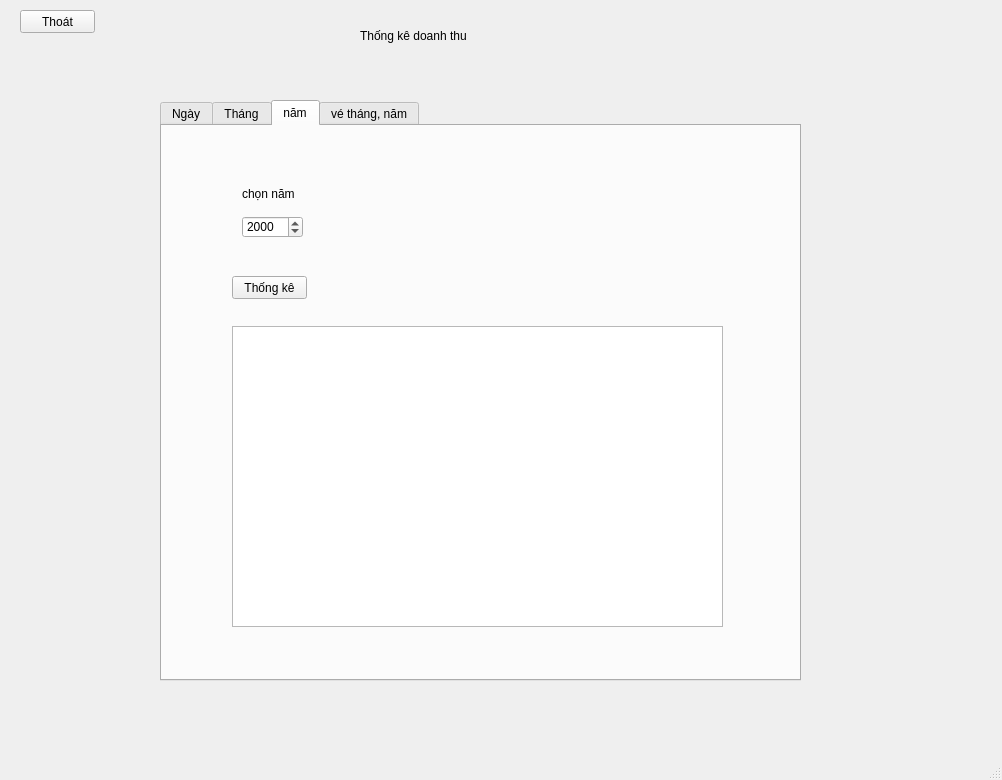
<?xml version="1.0" encoding="UTF-8"?>
<ui version="4.0">
 <class>MainWindow</class>
 <widget class="QMainWindow" name="MainWindow">
  <property name="geometry">
   <rect>
    <x>0</x>
    <y>0</y>
    <width>1002</width>
    <height>780</height>
   </rect>
  </property>
  <property name="windowTitle">
   <string>MainWindow</string>
  </property>
  <widget class="QWidget" name="centralwidget">
   <widget class="QTabWidget" name="tabWidget">
    <property name="geometry">
     <rect>
      <x>160</x>
      <y>100</y>
      <width>641</width>
      <height>581</height>
     </rect>
    </property>
    <property name="currentIndex">
     <number>2</number>
    </property>
    <widget class="QWidget" name="tabDailyRevenue">
     <attribute name="title">
      <string>Ngày</string>
     </attribute>
     <widget class="QLabel" name="label_2">
      <property name="geometry">
       <rect>
        <x>50</x>
        <y>40</y>
        <width>61</width>
        <height>20</height>
       </rect>
      </property>
      <property name="text">
       <string>từ ngày</string>
      </property>
     </widget>
     <widget class="QLabel" name="label_3">
      <property name="geometry">
       <rect>
        <x>210</x>
        <y>40</y>
        <width>61</width>
        <height>20</height>
       </rect>
      </property>
      <property name="text">
       <string>đến ngày</string>
      </property>
     </widget>
     <widget class="QDateEdit" name="dateEditFrom">
      <property name="geometry">
       <rect>
        <x>50</x>
        <y>70</y>
        <width>110</width>
        <height>22</height>
       </rect>
      </property>
     </widget>
     <widget class="QDateEdit" name="dateEditTo">
      <property name="geometry">
       <rect>
        <x>210</x>
        <y>70</y>
        <width>110</width>
        <height>22</height>
       </rect>
      </property>
     </widget>
     <widget class="QPushButton" name="btnDailyRevenue">
      <property name="geometry">
       <rect>
        <x>50</x>
        <y>120</y>
        <width>91</width>
        <height>31</height>
       </rect>
      </property>
      <property name="text">
       <string>Thống kê</string>
      </property>
     </widget>
     <widget class="QTableWidget" name="tableDailyRevenue">
      <property name="geometry">
       <rect>
        <x>50</x>
        <y>180</y>
        <width>521</width>
        <height>291</height>
       </rect>
      </property>
     </widget>
     <widget class="QLabel" name="lblTotalDailyRevenue">
      <property name="geometry">
       <rect>
        <x>170</x>
        <y>480</y>
        <width>241</width>
        <height>16</height>
       </rect>
      </property>
      <property name="text">
       <string/>
      </property>
     </widget>
    </widget>
    <widget class="QWidget" name="tabMonthlyRevenue">
     <attribute name="title">
      <string>Tháng</string>
     </attribute>
     <widget class="QLabel" name="lblSelectMonth">
      <property name="geometry">
       <rect>
        <x>60</x>
        <y>30</y>
        <width>71</width>
        <height>16</height>
       </rect>
      </property>
      <property name="text">
       <string>chọn tháng</string>
      </property>
     </widget>
     <widget class="QLabel" name="lblSelectYearMonth">
      <property name="geometry">
       <rect>
        <x>180</x>
        <y>30</y>
        <width>71</width>
        <height>16</height>
       </rect>
      </property>
      <property name="text">
       <string>chọn năm</string>
      </property>
     </widget>
     <widget class="QComboBox" name="comboBoxMonth">
      <property name="geometry">
       <rect>
        <x>60</x>
        <y>70</y>
        <width>91</width>
        <height>22</height>
       </rect>
      </property>
      <item>
       <property name="text">
        <string>tháng 1</string>
       </property>
      </item>
      <item>
       <property name="text">
        <string>tháng 2</string>
       </property>
      </item>
      <item>
       <property name="text">
        <string>tháng 3</string>
       </property>
      </item>
      <item>
       <property name="text">
        <string>tháng 4</string>
       </property>
      </item>
      <item>
       <property name="text">
        <string>tháng 5</string>
       </property>
      </item>
      <item>
       <property name="text">
        <string>tháng 6</string>
       </property>
      </item>
      <item>
       <property name="text">
        <string>tháng 7</string>
       </property>
      </item>
      <item>
       <property name="text">
        <string>tháng 8</string>
       </property>
      </item>
      <item>
       <property name="text">
        <string>tháng 9</string>
       </property>
      </item>
      <item>
       <property name="text">
        <string>tháng 10</string>
       </property>
      </item>
      <item>
       <property name="text">
        <string>tháng 11</string>
       </property>
      </item>
      <item>
       <property name="text">
        <string>tháng 12</string>
       </property>
      </item>
     </widget>
     <widget class="QDateTimeEdit" name="dateTimeEditYearMonth">
      <property name="geometry">
       <rect>
        <x>180</x>
        <y>70</y>
        <width>61</width>
        <height>22</height>
       </rect>
      </property>
      <property name="displayFormat">
       <string>yyyy</string>
      </property>
     </widget>
     <widget class="QPushButton" name="btnMonthlyRevenue">
      <property name="geometry">
       <rect>
        <x>60</x>
        <y>110</y>
        <width>75</width>
        <height>23</height>
       </rect>
      </property>
      <property name="text">
       <string>Thống kê</string>
      </property>
     </widget>
     <widget class="QTableWidget" name="tableMonthlyRevenue">
      <property name="geometry">
       <rect>
        <x>60</x>
        <y>170</y>
        <width>431</width>
        <height>311</height>
       </rect>
      </property>
     </widget>
     <widget class="QLabel" name="lblTotalMonthlyRevenue">
      <property name="geometry">
       <rect>
        <x>150</x>
        <y>490</y>
        <width>221</width>
        <height>16</height>
       </rect>
      </property>
      <property name="text">
       <string/>
      </property>
     </widget>
    </widget>
    <widget class="QWidget" name="tabYearlyRevenue">
     <attribute name="title">
      <string>năm</string>
     </attribute>
     <widget class="QLabel" name="lblSelectYear">
      <property name="geometry">
       <rect>
        <x>80</x>
        <y>60</y>
        <width>71</width>
        <height>16</height>
       </rect>
      </property>
      <property name="text">
       <string>chọn năm</string>
      </property>
     </widget>
     <widget class="QDateTimeEdit" name="spinBoxYear">
      <property name="geometry">
       <rect>
        <x>80</x>
        <y>90</y>
        <width>61</width>
        <height>22</height>
       </rect>
      </property>
      <property name="displayFormat">
       <string>yyyy</string>
      </property>
     </widget>
     <widget class="QPushButton" name="btnYearlyRevenue">
      <property name="geometry">
       <rect>
        <x>70</x>
        <y>150</y>
        <width>75</width>
        <height>23</height>
       </rect>
      </property>
      <property name="text">
       <string>Thống kê</string>
      </property>
     </widget>
     <widget class="QTableWidget" name="tableYearlyRevenue">
      <property name="geometry">
       <rect>
        <x>70</x>
        <y>200</y>
        <width>491</width>
        <height>301</height>
       </rect>
      </property>
     </widget>
     <widget class="QLabel" name="lblTotalYearlyRevenue">
      <property name="geometry">
       <rect>
        <x>190</x>
        <y>510</y>
        <width>241</width>
        <height>16</height>
       </rect>
      </property>
      <property name="text">
       <string/>
      </property>
     </widget>
    </widget>
    <widget class="QWidget" name="tabMonthlyTicketRevenue">
     <attribute name="title">
      <string>vé tháng, năm</string>
     </attribute>
     <widget class="QLabel" name="lblSelectMonth_3">
      <property name="geometry">
       <rect>
        <x>80</x>
        <y>60</y>
        <width>71</width>
        <height>16</height>
       </rect>
      </property>
      <property name="text">
       <string>chọn tháng</string>
      </property>
     </widget>
     <widget class="QLabel" name="lblSelectYearMonth_3">
      <property name="geometry">
       <rect>
        <x>200</x>
        <y>60</y>
        <width>71</width>
        <height>16</height>
       </rect>
      </property>
      <property name="text">
       <string>chọn năm</string>
      </property>
     </widget>
     <widget class="QDateTimeEdit" name="spinBoxYearMonthlyTicket">
      <property name="geometry">
       <rect>
        <x>200</x>
        <y>100</y>
        <width>61</width>
        <height>22</height>
       </rect>
      </property>
      <property name="displayFormat">
       <string>yyyy</string>
      </property>
     </widget>
     <widget class="QComboBox" name="comboBoxMonthMonthlyTicket">
      <property name="geometry">
       <rect>
        <x>80</x>
        <y>100</y>
        <width>91</width>
        <height>22</height>
       </rect>
      </property>
      <item>
       <property name="text">
        <string>tháng 1</string>
       </property>
      </item>
      <item>
       <property name="text">
        <string>tháng 2</string>
       </property>
      </item>
      <item>
       <property name="text">
        <string>tháng 3</string>
       </property>
      </item>
      <item>
       <property name="text">
        <string>tháng 4</string>
       </property>
      </item>
      <item>
       <property name="text">
        <string>tháng 5</string>
       </property>
      </item>
      <item>
       <property name="text">
        <string>tháng 6</string>
       </property>
      </item>
      <item>
       <property name="text">
        <string>tháng 7</string>
       </property>
      </item>
      <item>
       <property name="text">
        <string>tháng 8</string>
       </property>
      </item>
      <item>
       <property name="text">
        <string>tháng 9</string>
       </property>
      </item>
      <item>
       <property name="text">
        <string>tháng 10</string>
       </property>
      </item>
      <item>
       <property name="text">
        <string>tháng 11</string>
       </property>
      </item>
      <item>
       <property name="text">
        <string>tháng 12</string>
       </property>
      </item>
     </widget>
     <widget class="QLabel" name="lblTotalMonthlyTicketRevenue">
      <property name="geometry">
       <rect>
        <x>190</x>
        <y>520</y>
        <width>251</width>
        <height>16</height>
       </rect>
      </property>
      <property name="text">
       <string/>
      </property>
     </widget>
     <widget class="QPushButton" name="btnMonthlyTicketRevenue">
      <property name="geometry">
       <rect>
        <x>80</x>
        <y>140</y>
        <width>75</width>
        <height>23</height>
       </rect>
      </property>
      <property name="text">
       <string>Thống kê</string>
      </property>
     </widget>
     <widget class="QTableWidget" name="tableMonthlyTicketRevenue">
      <property name="geometry">
       <rect>
        <x>80</x>
        <y>200</y>
        <width>481</width>
        <height>311</height>
       </rect>
      </property>
     </widget>
    </widget>
   </widget>
   <widget class="QLabel" name="label">
    <property name="geometry">
     <rect>
      <x>360</x>
      <y>20</y>
      <width>161</width>
      <height>31</height>
     </rect>
    </property>
    <property name="text">
     <string>Thống kê doanh thu</string>
    </property>
   </widget>
   <widget class="QPushButton" name="btnThoat">
    <property name="geometry">
     <rect>
      <x>20</x>
      <y>10</y>
      <width>75</width>
      <height>23</height>
     </rect>
    </property>
    <property name="text">
     <string>Thoát</string>
    </property>
   </widget>
  </widget>
  <widget class="QStatusBar" name="statusbar"/>
 </widget>
 <resources/>
 <connections/>
</ui>
